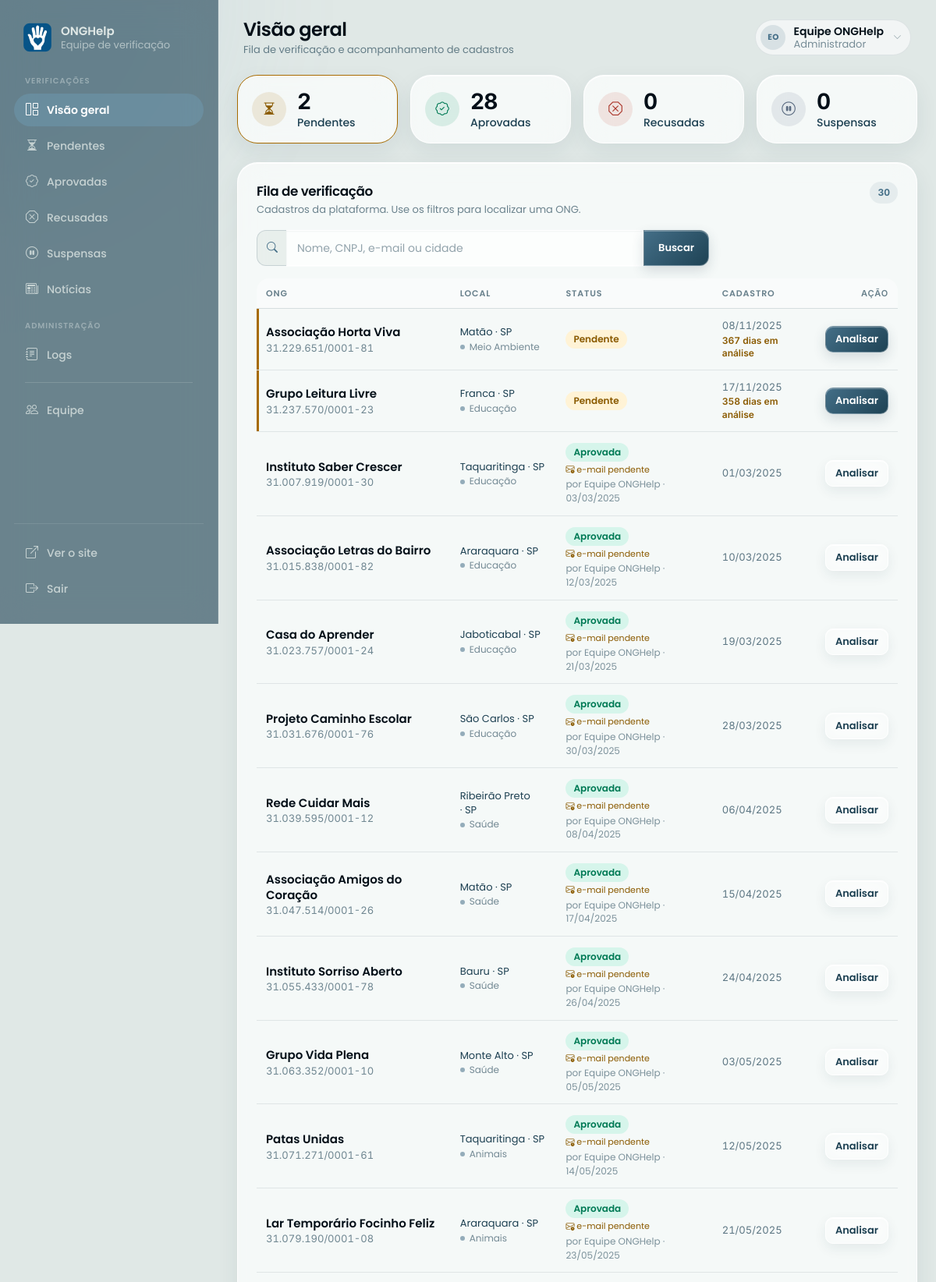
The page /admin/index.php (signed in, upper part) on the database its author committed.
### tables this page shows
CREATE TABLE `usuarios` (
  `id` int(10) unsigned NOT NULL AUTO_INCREMENT,
  `nome` varchar(160) NOT NULL,
  `cnpj` varchar(20) NOT NULL,
  `email` varchar(160) NOT NULL,
  `senha` varchar(255) NOT NULL,
  `area` varchar(60) NOT NULL,
  `status` enum('pendente','aprovada','recusada','suspensa') NOT NULL DEFAULT 'pendente',
  `aprovado_em` datetime DEFAULT NULL,
  `verificada_em` datetime DEFAULT NULL,
  `verificado_por` int(10) unsigned DEFAULT NULL,
  `motivo_recusa` text DEFAULT NULL,
  `responsavel_nome` varchar(160) NOT NULL DEFAULT '',
  `responsavel_cargo` varchar(80) NOT NULL DEFAULT '',
  `responsavel_autorizacao` tinyint(1) NOT NULL DEFAULT 0,
  `canal_tipo` enum('site','instagram','facebook','telefone','outro') NOT NULL DEFAULT 'site',
  `canal_valor` varchar(255) NOT NULL DEFAULT '',
  `email_aprovacao_enviado_em` datetime DEFAULT NULL,
  `cidade` varchar(100) NOT NULL DEFAULT 'Brasil',
  `estado` char(2) DEFAULT NULL,
  `descricao` text DEFAULT NULL,
  `pix_chave` varchar(20) NOT NULL,
  `cor_tema` varchar(7) DEFAULT NULL,
  `cor_fundo` varchar(7) DEFAULT NULL,
  `criado_em` datetime NOT NULL DEFAULT current_timestamp(),
  `foto_perfil` varchar(255) DEFAULT NULL,
  PRIMARY KEY (`id`),
  UNIQUE KEY `cnpj` (`cnpj`),
  UNIQUE KEY `email` (`email`),
  KEY `idx_usuarios_status` (`status`),
  KEY `idx_usuarios_status_cidade` (`status`,`cidade`),
  KEY `idx_usuarios_status_area` (`status`,`area`),
  KEY `fk_usuarios_admin` (`verificado_por`),
  CONSTRAINT `fk_usuarios_admin` FOREIGN KEY (`verificado_por`) REFERENCES `admins` (`id`) ON DELETE SET NULL
);

### admin/index.php (the view, shortened to what the rows shown need)
<?php
require_once '../includes/admin_auth.php';
$admin = exigirPermissao($pdo, 'ong.analisar');
$filtroStatus = trim($_GET['status'] ?? '');
$busca = trim($_GET['busca'] ?? '');
$where  = [];
$params = [];
$sqlWhere = $where ? ('WHERE ' . implode(' AND ', $where)) : '';
$ordem = ($filtroStatus === 'pendente' || $filtroStatus === '')
    ? "CASE WHEN u.status = 'pendente' THEN 0 ELSE 1 END, u.criado_em ASC"
    : "u.criado_em DESC";
$stmt = $pdo->prepare("
    SELECT u.id, u.nome, u.cnpj, u.email, u.area, u.cidade, u.estado,
           u.status, u.criado_em, u.aprovado_em, u.verificada_em,
           u.email_aprovacao_enviado_em, u.verificado_por,
           v.nome AS verificado_por_nome,
           (SELECT COUNT(*) FROM verificacoes vf WHERE vf.usuario_id = u.id) AS total_verificacoes,
           (SELECT MAX(vf.criado_em) FROM verificacoes vf WHERE vf.usuario_id = u.id) AS ultima_decisao_em
    FROM   usuarios u
    LEFT   JOIN admins v ON v.id = u.verificado_por
    $sqlWhere
    ORDER  BY $ordem
    LIMIT  100
");
$stmt->execute($params);
$ongs = $stmt->fetchAll();
$rotulosStatusPlural = [
    'pendente' => 'Pendentes',
    'aprovada' => 'Aprovadas',
    'recusada' => 'Recusadas',
    'suspensa' => 'Suspensas',
];
$admin_page_title    = $filtroStatus === '' ? 'Visão geral' : $rotulosStatusPlural[$filtroStatus];
$estadosVazios = [
    'pendente' => ['Nenhuma ONG pendente — tudo em dia', 'Novos cadastros aparecem aqui assim que chegarem.'],
    'aprovada' => ['Nenhuma ONG aprovada ainda', 'Os cadastros aprovados pela equipe aparecem nesta lista.'],
    'recusada' => ['Nenhuma ONG recusada', 'Cadastros recusados com motivo registrado aparecem aqui.'],
    'suspensa' => ['Nenhuma ONG suspensa — tudo em dia', 'Perfis suspensos aparecem aqui para acompanhamento.'],
];
if ($busca !== '') {
    $vazioTitulo = 'Nenhum resultado encontrado';
    $vazioTexto  = 'Tente outro nome, CNPJ, e-mail ou cidade.';
    $vazioIcone  = 'bi-search';
} else {
    $vazioTitulo = 'Nenhum cadastro encontrado';
    $vazioTexto  = 'Ajuste os filtros ou aguarde novos cadastros.';
    $vazioIcone  = 'bi-inbox';
}
include '../includes/admin_header.php';
?>
<div class="row g-4 admin-main-grid">
  <div class="col-xl-8">
    <div class="admin-card admin-fila-card">
      <div class="admin-card-header">
        <div>
          <h2 class="admin-card-title">
            <?= $filtroStatus !== '' ? $rotulosStatusPlural[$filtroStatus] : 'Fila de verificação' ?>
          </h2>
        </div>
      </div>
      <?php if (empty($ongs)): ?>
        <div class="admin-vazio">
          <i class="bi <?= $vazioIcone ?>" aria-hidden="true"></i>
          <strong><?= htmlspecialchars($vazioTitulo) ?></strong>
          <span><?= htmlspecialchars($vazioTexto) ?></span>
        </div>
      <?php else: ?>
        <div class="table-responsive">
          <table class="table admin-table admin-table-fila align-middle mb-0">
            <thead>
              <tr>
                <th>ONG</th>
                <th>Local</th>
                <th>Status</th>
                <th>Cadastro</th>
                <th class="text-end">Ação</th>
              </tr>
            </thead>
            <tbody>
              <?php foreach ($ongs as $ong): ?>
                <?php
                $dias = (int) floor((time() - strtotime($ong['criado_em'])) / 86400);
                $textoDias = $dias === 1 ? '1 dia em análise' : $dias . ' dias em análise';
                $autorDecisao = trim((string) ($ong['verificado_por_nome'] ?? '')) ?: 'Equipe ONGHelp';
                $dataDecisao = (string) ($ong['verificada_em'] ?: ($ong['aprovado_em'] ?: ($ong['ultima_decisao_em'] ?: '')));
                ?>
                <tr class="<?= $ong['status'] === 'pendente' ? 'is-pendente' : '' ?>">
                  <td>
                    <div class="admin-ong-nome"><?= htmlspecialchars($ong['nome']) ?></div>
                    <div class="admin-ong-cnpj"><?= htmlspecialchars(mascaraCnpj($ong['cnpj'])) ?></div>
                  </td>
                  <td class="admin-ong-local">
                    <div>
                      <?= htmlspecialchars($ong['cidade'] ?: '—') ?><?= $ong['estado'] ? ' <span class="admin-local-uf">· ' . htmlspecialchars($ong['estado']) . '</span>' : '' ?>
                    </div>
                    <div class="admin-causa">
                      <span class="admin-causa-dot" aria-hidden="true"></span>
                      <?= htmlspecialchars($ong['area']) ?>
                    </div>
                  </td>
                  <td>
                    <span class="admin-status <?= statusClass($ong['status']) ?>">
                      <?= statusLabel($ong['status']) ?>
                    </span>
                    <?php if ($ong['status'] === 'aprovada' && empty($ong['email_aprovacao_enviado_em'])): ?>
                      <div class="admin-status-nota">
                        <i class="bi bi-envelope-exclamation" aria-hidden="true"></i> e-mail pendente
                      </div>
                    <?php endif; ?>
                    <?php if ($ong['status'] !== 'pendente' && $dataDecisao !== ''): ?>
                      <div class="admin-status-autor">
                        por <?= htmlspecialchars($autorDecisao) ?> · <?= fmtData($dataDecisao) ?>
                      </div>
                    <?php endif; ?>
                  </td>
                  <td class="admin-ong-data">
                    <div><?= fmtData($ong['criado_em']) ?></div>
                    <?php if ($ong['status'] === 'pendente'): ?>
                      <div class="admin-prazo <?= $dias >= 2 ? 'admin-prazo-alerta' : '' ?>">
                        <?= $textoDias ?>
                      </div>
                    <?php endif; ?>
                  </td>
                  <td class="text-end">
                    <a href="verificar.php?id=<?= (int) $ong['id'] ?>"
                       class="btn btn-sm <?= $ong['status'] === 'pendente' ? 'btn-primary' : 'btn-outline-secondary' ?>">
                      Analisar
                    </a>
                  </td>
                </tr>
              <?php endforeach; ?>
            </tbody>
          </table>
        </div>
      <?php endif; ?>
    </div>
  </div>
</div>
<?php include '../includes/admin_footer.php'; ?>

### includes/admin_header.php (shortened to what the rows shown need)
<?php
$admin_page_title    = $admin_page_title ?? 'Painel';
$admin_nome      = (string) ($admin['nome'] ?? 'Equipe ONGHelp');
$admin_papel     = (string) ($admin['papel'] ?? 'moderador');
$admin_papelLabel = adminPapelLabel($admin_papel);
$admin_iniciais  = adminIniciais($admin_nome);
?>
<!DOCTYPE html>
<html lang="pt-BR">
<head>
  <link href="https://cdn.jsdelivr.net/npm/bootstrap@5.3.3/dist/css/bootstrap.min.css" rel="stylesheet">
  <link href="https://cdn.jsdelivr.net/npm/bootstrap-icons@1.11.3/font/bootstrap-icons.min.css" rel="stylesheet">
  <link rel="stylesheet" href="../assets/css/global.css?v=72">
</head>
<body class="admin-body">
<div class="admin-shell">
  <div class="admin-main">
    <header class="admin-topbar">
      <div class="admin-topbar-left">
        <div>
          <h1 class="admin-page-title"><?= htmlspecialchars($admin_page_title) ?></h1>
        </div>
      </div>
      <div class="admin-topbar-right">
        <div class="dropdown admin-user-menu">
          <button class="admin-user-pill" type="button" id="menuAdmin" data-bs-toggle="dropdown"
                  aria-expanded="false" aria-haspopup="true" aria-label="Abrir menu da conta de <?= htmlspecialchars($admin_nome) ?>">
            <span class="admin-avatar" aria-hidden="true"><?= htmlspecialchars($admin_iniciais) ?></span>
            <span class="admin-user-pill-text">
              <strong><?= htmlspecialchars($admin_nome) ?></strong>
              <small><?= htmlspecialchars($admin_papelLabel) ?></small>
            </span>
            <i class="bi bi-chevron-down admin-user-caret" aria-hidden="true"></i>
          </button>
        </div>
      </div>
    </header>
    <main class="admin-content">

### rows shown on the page
usuarios: nome "Associação Horta Viva", cnpj "31.229.651/0001-81", cidade "Matão", estado "SP", area "Meio Ambiente", status "Pendente", criado_em "08/11/2025", criado_em "367 dias em análise"
usuarios: nome "Grupo Leitura Livre", cnpj "31.237.570/0001-23", cidade "Franca", estado "SP", area "Educação", status "Pendente", criado_em "17/11/2025", criado_em "358 dias em análise"
usuarios: nome "Instituto Saber Crescer", cnpj "31.007.919/0001-30", cidade "Taquaritinga", estado "SP", area "Educação", status "Aprovada", shows "e-mail pendente", verificado_por.nome "Equipe ONGHelp", verificada_em "03/03/2025", criado_em "01/03/2025"
usuarios: nome "Associação Letras do Bairro", cnpj "31.015.838/0001-82", cidade "Araraquara", estado "SP", area "Educação", status "Aprovada", shows "e-mail pendente", verificado_por.nome "Equipe ONGHelp", verificada_em "12/03/2025", criado_em "10/03/2025"
usuarios: nome "Casa do Aprender", cnpj "31.023.757/0001-24", cidade "Jaboticabal", estado "SP", area "Educação", status "Aprovada", shows "e-mail pendente", verificado_por.nome "Equipe ONGHelp", verificada_em "21/03/2025", criado_em "19/03/2025"
usuarios: nome "Projeto Caminho Escolar", cnpj "31.031.676/0001-76", cidade "São Carlos", estado "SP", area "Educação", status "Aprovada", shows "e-mail pendente", verificado_por.nome "Equipe ONGHelp", verificada_em "30/03/2025", criado_em "28/03/2025"
usuarios: nome "Rede Cuidar Mais", cnpj "31.039.595/0001-12", cidade "Ribeirão Preto", estado "SP", area "Saúde", status "Aprovada", shows "e-mail pendente", verificado_por.nome "Equipe ONGHelp", verificada_em "08/04/2025", criado_em "06/04/2025"
usuarios: nome "Associação Amigos do Coração", cnpj "31.047.514/0001-26", cidade "Matão", estado "SP", area "Saúde", status "Aprovada", shows "e-mail pendente", verificado_por.nome "Equipe ONGHelp", verificada_em "17/04/2025", criado_em "15/04/2025"
usuarios: nome "Instituto Sorriso Aberto", cnpj "31.055.433/0001-78", cidade "Bauru", estado "SP", area "Saúde", status "Aprovada", shows "e-mail pendente", verificado_por.nome "Equipe ONGHelp", verificada_em "26/04/2025", criado_em "24/04/2025"
usuarios: nome "Grupo Vida Plena", cnpj "31.063.352/0001-10", cidade "Monte Alto", estado "SP", area "Saúde", status "Aprovada", shows "e-mail pendente", verificado_por.nome "Equipe ONGHelp", verificada_em "05/05/2025", criado_em "03/05/2025"
usuarios: nome "Patas Unidas", cnpj "31.071.271/0001-61", cidade "Taquaritinga", estado "SP", area "Animais", status "Aprovada", shows "e-mail pendente", verificado_por.nome "Equipe ONGHelp", verificada_em "14/05/2025", criado_em "12/05/2025"
usuarios: nome "Lar Temporário Focinho Feliz", cnpj "31.079.190/0001-08", cidade "Araraquara", estado "SP", area "Animais", status "Aprovada", shows "e-mail pendente", verificado_por.nome "Equipe ONGHelp", verificada_em "23/05/2025", criado_em "21/05/2025"

### other values the page prints
$item['rotulo'] "Visão geral"
$item['rotulo'] "Pendentes"
$item['rotulo'] "Aprovadas"
$item['rotulo'] "Recusadas"
$item['rotulo'] "Suspensas"
$item['rotulo'] "Notícias"
$item['rotulo'] "Logs"
$item['rotulo'] "Equipe"
$admin_page_title "Visão geral"
$admin_page_subtitle "Fila de verificação e acompanhamento de cadastros"
$admin_iniciais "EO"
$admin_nome "Equipe ONGHelp"
$admin_papelLabel "Administrador"
$resumo[$chave] "2"
$rotulo "Pendentes"
